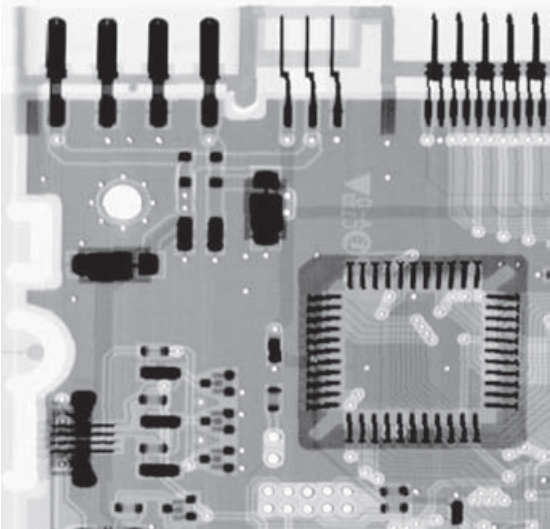
#> input picture circuit board.png, 550 x 529 px
$ python Midpoint_filter.py
#> lines starting #> are read from the running program, lines starting #| are printed output that depends on the picture
import cv2
import numpy as np
import matplotlib.pyplot as plt

# Đọc hình ảnh gốc
image = cv2.imread('../circuit board.png', cv2.IMREAD_GRAYSCALE)
#> image: shape (529, 550); min 34, max 255, mean 166.5

# Thêm nhiễu Gaussian
mean = 0
variance = 100  # Điều chỉnh độ nhiễu tại đây
stddev = np.sqrt(variance)
gaussian_noise = np.random.normal(mean, stddev, image.shape).astype(np.uint8)
noisy_image = cv2.add(image, gaussian_noise)
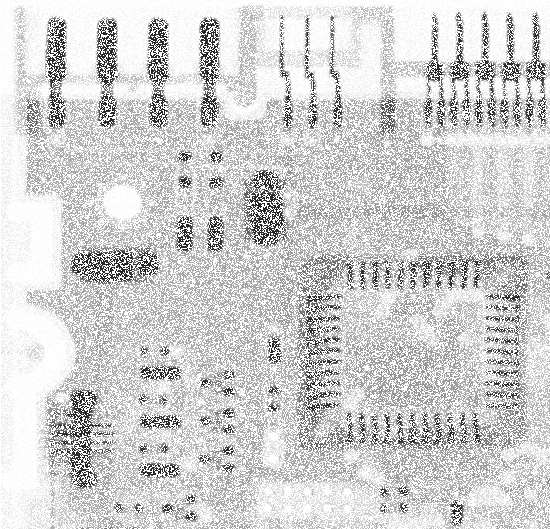
#> noisy_image: shape (529, 550); min 34, max 255, mean 210.8

# Kích thước cửa sổ hoặc kernel (ví dụ: 3x3)
window_size = 3
# Padding ảnh để tránh việc truy cập index ngoài biên
padded_image = cv2.copyMakeBorder(noisy_image, window_size // 2, window_size // 2, window_size // 2, window_size // 2, cv2.BORDER_CONSTANT)
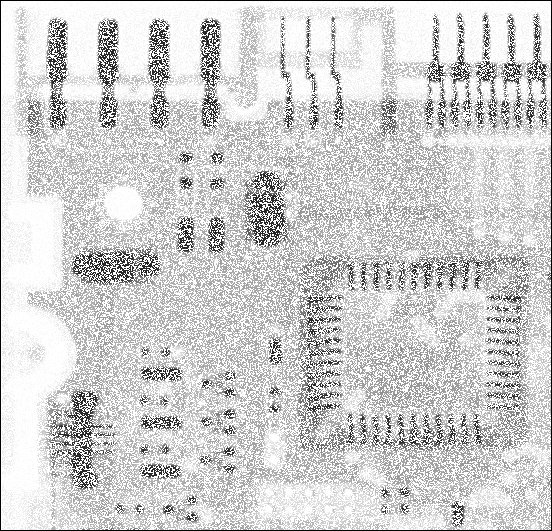
#> padded_image: shape (531, 552); min 0, max 255, mean 209.2
# Hàm Midpoint Filter
def midpoint_filter(image, window_size):  # Good for randomly distributed noise (Gaussian, Uniform)
#> called with window_size = 3
    height, width = image.shape
#> height = 529; width = 550
    result = np.zeros_like(image)

    for i in range(height):
        for j in range(width):
            # Trích xuất cửa sổ/kernel từ hình ảnh gốc
            window = padded_image[i:i + window_size, j:j + window_size]
            max_value = np.max(window)
            min_value = np.min(window)

            # Tính trung vị (midpoint) của cực đại và cực tiểu
            midpoint = (max_value + min_value) // 2

            result[i, j] = midpoint
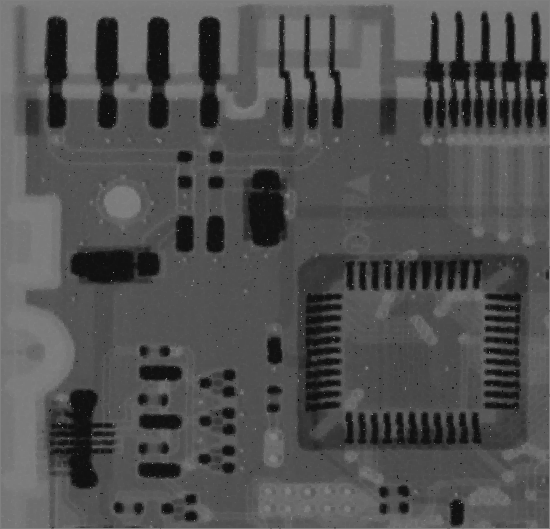
#> result: shape (529, 550); min 0, max 127, mean 80.6

    return result

# Áp dụng Midpoint Filter
filtered_image = midpoint_filter(noisy_image, window_size)

# Hiển thị hình ảnh gốc, hình ảnh đã xử lý, và histogram của hình ảnh đã xử lý
plt.figure(figsize=(10, 5))

plt.subplot(131), plt.imshow(image, cmap='gray')
plt.title('Hình ảnh gốc'), plt.xticks([]), plt.yticks([])

plt.subplot(132), plt.imshow(noisy_image, cmap='gray')
plt.title('Hình ảnh với nhiễu Gaussian'), plt.xticks([]), plt.yticks([])

plt.subplot(133), plt.imshow(filtered_image, cmap='gray')
plt.title('Hình ảnh đã xử lý bằng Midpoint Filter'), plt.xticks([]), plt.yticks([])

plt.tight_layout()
plt.show()
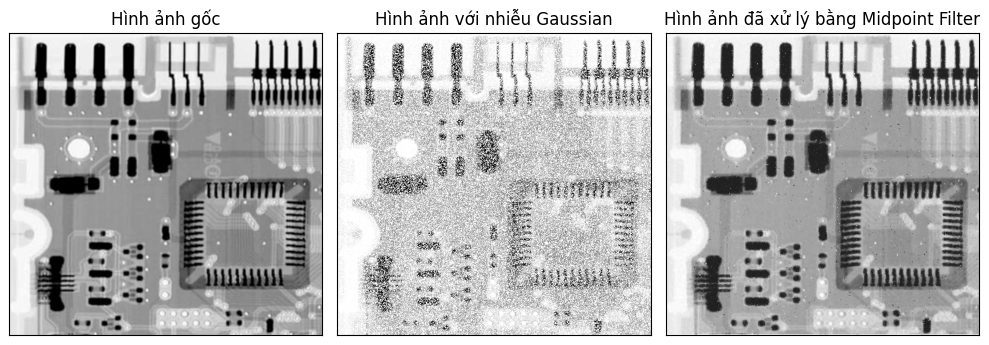
#> figure drawn by matplotlib, 3 panels

$ run again, with Gaussian noise 1.png copied over circuit board.png
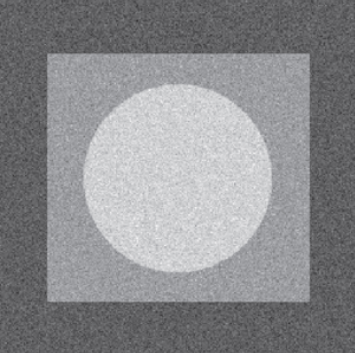
#> input picture Gaussian noise 1.png, 355 x 353 px
#> after the loop in midpoint_filter, `for i in range(height):`:
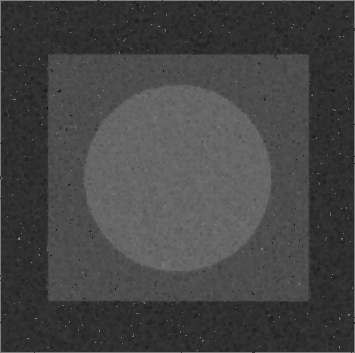
#> result: shape (353, 355); min 6, max 127, mean 68.5
#> `plt.show()`:
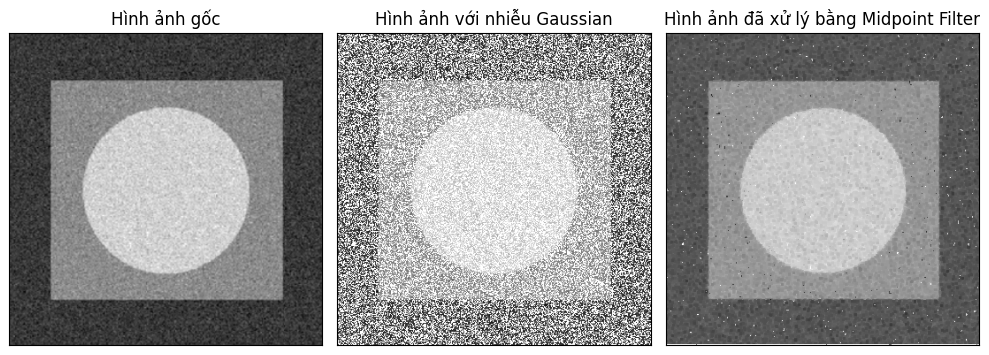
#> figure drawn by matplotlib, 3 panels

$ run again, with Turkey Coffee.png copied over circuit board.png
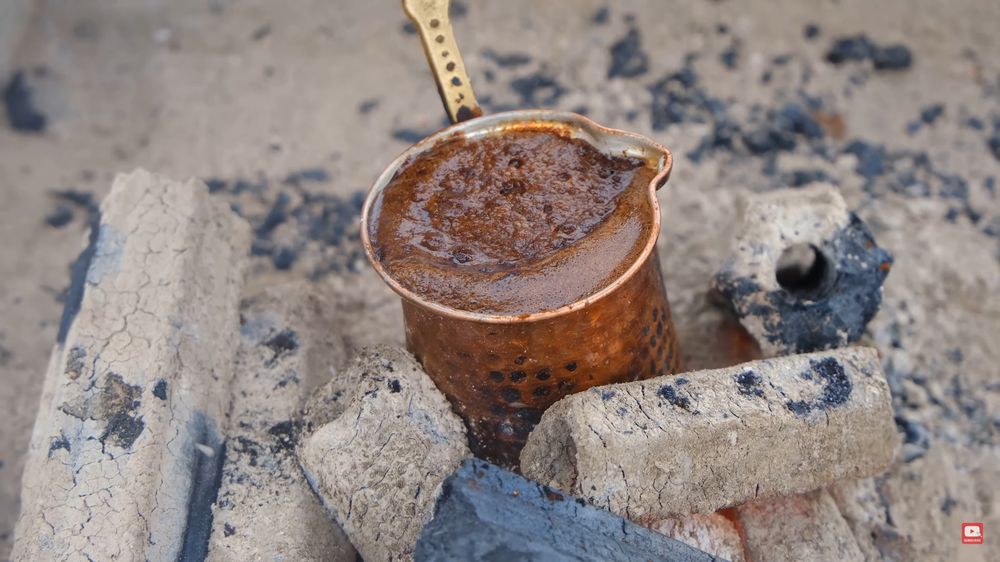
#> input picture Turkey Coffee.png, 1000 x 562 px, shrunk from 1920 x 1080 before the run
#> `padded_image = cv2.copyMakeBorder(noisy_image, window_size // 2, windo..`:
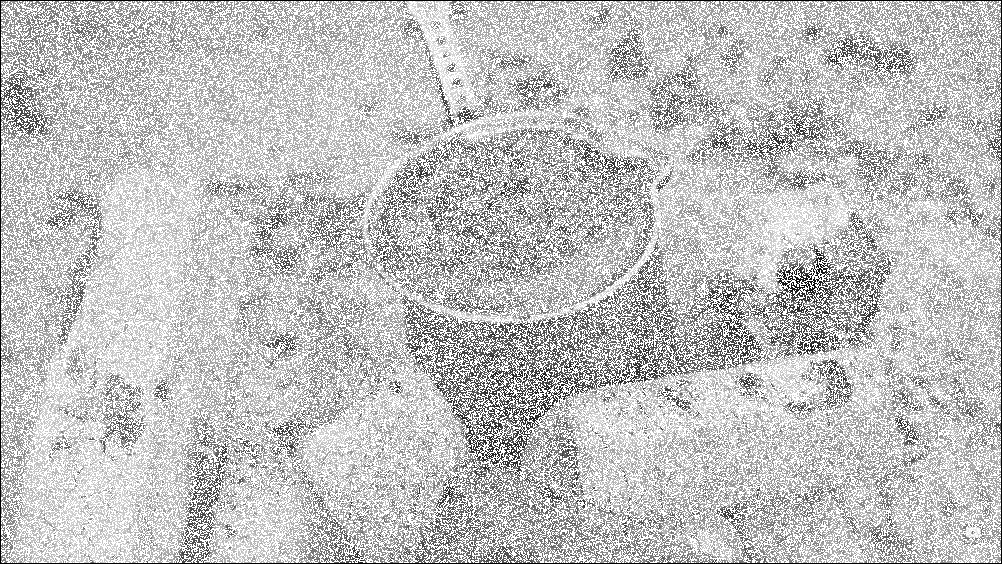
#> padded_image: shape (564, 1002); min 0, max 255, mean 192.9
#> after the loop in midpoint_filter, `for i in range(height):`:
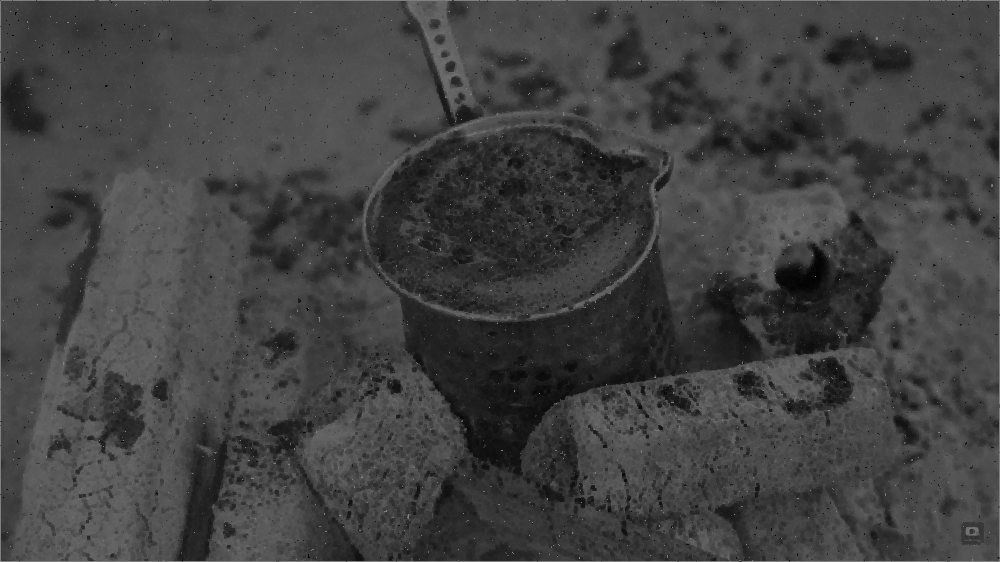
#> result: shape (562, 1000); min 0, max 127, mean 65.3
